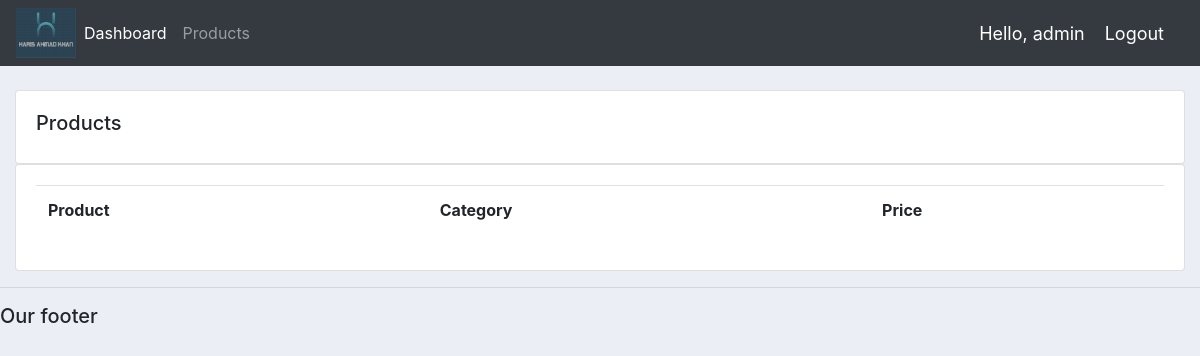
The page /products/ (signed in) on the database as committed earlier.
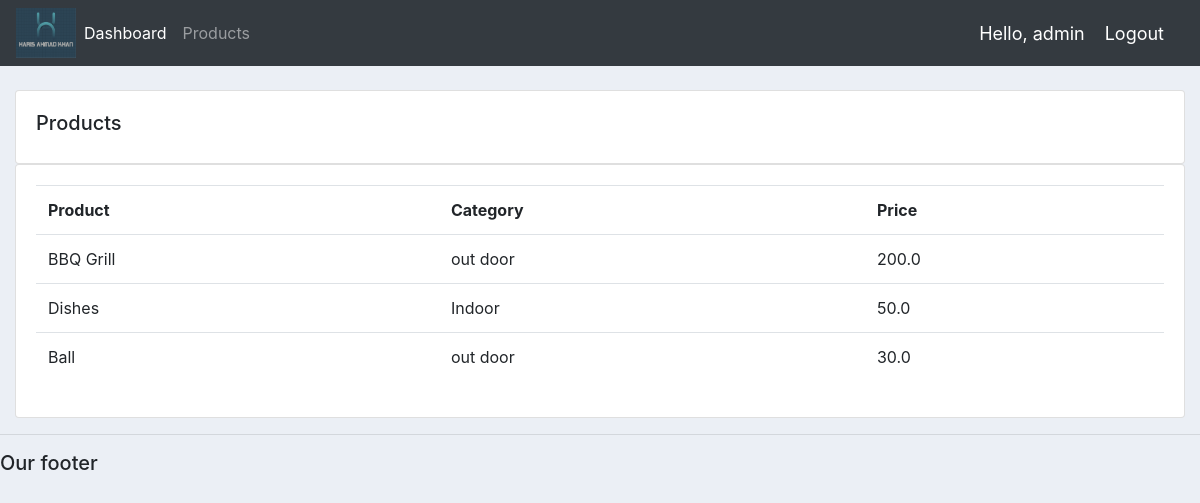
The same page on the database as committed later.
### accounts/models.py (models this page shows, shortened)
class Product(models.Model):
    CATEGORY = (
        ('Indoor', 'Indoor'),
        ('Out Door', 'Out Door'),
    )
    name = models.CharField(max_length=200, null=True)
    price = models.FloatField(null=True)
    category = models.CharField(max_length=200, null=True, choices=CATEGORY)
    description = models.CharField(max_length=200, null=True, blank=True)
    date_created = models.DateTimeField(auto_now_add=True, null=True)
    tags = models.ManyToManyField(Tag)

### accounts/views.py (the view)
# urls.py: path('products/', views.products, name='products'),
@login_required(login_url='login')
def products(request):
    products = Product.objects.all()
    return render(request, 'accounts/products.html', {'products': products})

### accounts/templates/accounts/products.html
{%  extends 'accounts/main.html' %}
{% block content %}
		<br>
		<div class="row">
			<div class="col-md">
				<div class="card card-body">
					<h5>Products</h5>
				</div>
				<div class="card card-body">
					<table class="table">
						<tr>
							<th>Product</th>
							<th>Category</th>
							<th>Price</th>
						</tr>
						{% for i in products %}
							<tr>
								<td>{{i.name}}</td>
								<td>{{i.category}}</td>
								<td>{{i.price}}</td>
							</tr>
						{% endfor %}
					</table>
				</div>
			</div>
		</div>
{% endblock content %}

Rows that differ between the two databases and show on the page:
added Product: name "BBQ Grill", category "out door", price "200.0"
added Product: name "Dishes", category "Indoor", price "50.0"
added Product: name "Ball", category "out door", price "30.0"
